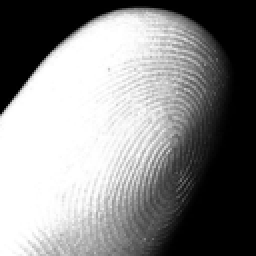
%> input picture 2A/TraitementAudioVisuel/TP10/empreinte.png, 128 x 128 px (shown 2 times larger)
$ octave exercice_3_bis.m   (GNU Octave 9; MATLAB toolbox functions it lacks are replaced by stand-ins)
%> lines starting %> are read from the running program, lines starting %| are printed output that depends on the picture; in (x1, y1, x2, y2) boxes, pixels count from 0 and x2, y2 are one past the last pixel; in counts of white or black regions, pixels touching at a corner belong together; the program's own positions count from 1
clear;
close all;
taille_ecran = get(0,'ScreenSize');
L = taille_ecran(3);
H = taille_ecran(4);

% Lecture de l'image originale I :
I = double(imread('empreinte.png'));
%> I: size 128x128 double; min 0, max 255, mean 136; mean of the top-left, top-right, bottom-left and bottom-right quarters 155, 104.7, 232.3, 51.8
[nb_lignes,nb_colonnes] = size(I);
%> nb_lignes = 128; nb_colonnes = 128

% Affichage de l'image originale :
figure('Name','Decomposition cartoon+texture par le modele ROF','Position',[0,0,L,0.5*H]);
subplot(1,3,1);
imagesc(I);
axis equal;
axis off;
colormap gray;
title('Image originale','FontSize',20);

% Parametres a regler :
lambda = 0.15;
epsilon = 0.01;
nb_iterations = 30;
pas_affichage = 1;
seuil = 3;

% Operateur gradient :
N = nb_lignes * nb_colonnes;
%> N = 16384
Dx = - speye(N) + spdiags(ones(N, 1), nb_lignes, N, N);
Dx((nb_colonnes-1)*nb_lignes+1:N, :) = zeros(length((nb_colonnes-1)*nb_lignes+1:N), N);
Dy = - speye(N) + spdiags(ones(N, 1), 1, N, N);
Dy(nb_lignes:nb_lignes:N, :) = zeros(length(nb_lignes:nb_lignes:N), N);

% Second membre du systeme :
sm = lambda * I;

% Resolution iterative (cf. exercice_2 du TP8) :
C = I;
for ii = 1:nb_iterations

	% Calcul de la matrice W (poids) :
	W = spdiags(1 ./ sqrt(epsilon + (Dx*C(:)).^2 + (Dy*C(:)).^2), 0, N, N);

	% Calcul de la matrice A du systeme :
	A = lambda * speye(N) - (- Dx'*W*Dx - Dy'*W*Dy);

	% Resolution du systeme :
	C = reshape(A\sm(:), nb_lignes, nb_colonnes);
    T = I - C;

	% Affichage de C et T toutes les pas_affichage iterations :
    subplot(1,3,2);
    imagesc(T);
    axis equal;
    axis off;
    colormap gray;
    title('Texture','FontSize',20);

    S = T > seuil;
    subplot(1,3,3);
    imagesc(S);
    axis equal;
    axis off;
    colormap gray;
    title('Seuillé','FontSize',20);
    pause(0.1);
end
%> this loop made 30 passes
%> pass 1, `T = I - C;`:
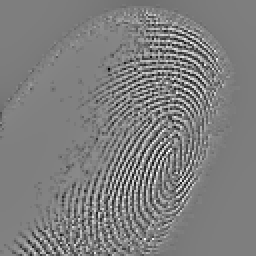
%> T: size 128x128 double (shown 2 times larger); min -15.52, max 15.63, mean -7.57e-13; drawn with min black and max white
%> pass 1, `S = T > seuil;`:
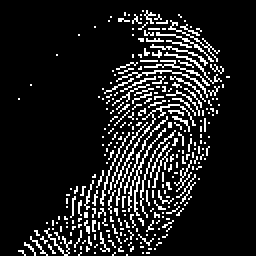
%> S: size 128x128 logical (shown 2 times larger); 12.1% white in thin lines or dots, all inside (x1, y1, x2, y2) = (9, 5, 115, 128)
%> pass 2, `title('Texture','FontSize',20);`:
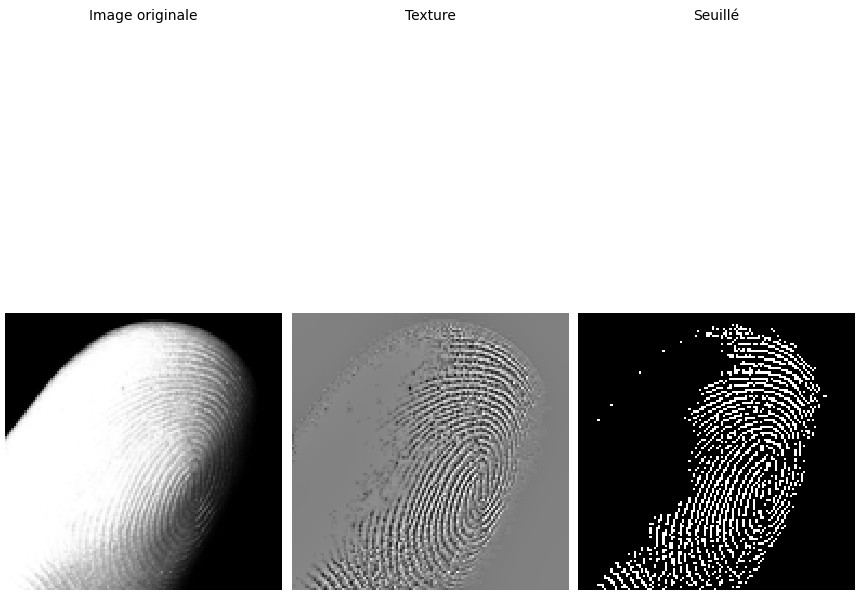
%> figure redrawn from the program's plot data, 3 panels
